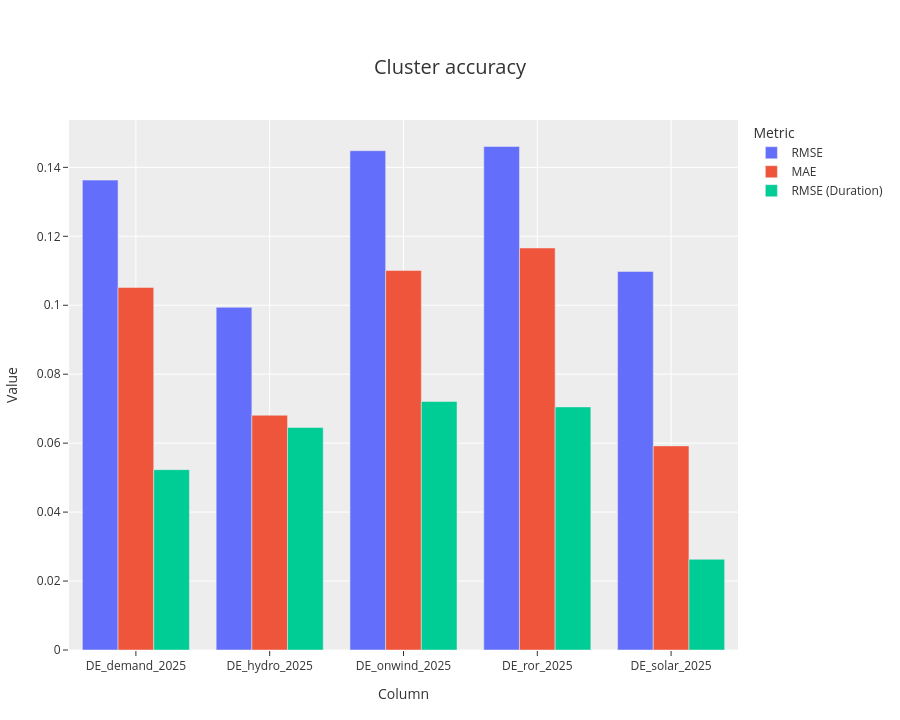

Notebook code cell kept with this figure:
### Markdown cell above
## Cluster Accuracy
This chart shows accuracy metrics for the reduced/reconstructed data against the original full-resolution data.

### Code cell
fig = aggregation_result.plot.accuracy(title="")
fig = style_tsam_figure(fig, title="Cluster accuracy")
fig.show(config={"responsive": True})

### Figure 1 — Plotly figure (JSON) as saved in the notebook; plotly's stock layout.template omitted (floating-point values rounded to 4 significant figures)
{"data": [{"alignmentgroup": "True", "hovertemplate": "Metric=RMSE<br>Column=%{x}<br>Value=%{y}<extra></extra>", "legendgroup": "RMSE", "marker": {"color": "#636efa", "pattern": {"shape": ""}}, "name": "RMSE", "offsetgroup": "RMSE", "orientation": "v", "showlegend": true, "textposition": "auto", "type": "bar", "x": ["DE_demand_2025", "DE_hydro_2025", "DE_onwind_2025", "DE_ror_2025", "DE_solar_2025"], "xaxis": "x", "y": [0.1363, 0.09939, 0.1448, 0.146, 0.1098], "yaxis": "y"}, {"alignmentgroup": "True", "hovertemplate": "Metric=MAE<br>Column=%{x}<br>Value=%{y}<extra></extra>", "legendgroup": "MAE", "marker": {"color": "#EF553B", "pattern": {"shape": ""}}, "name": "MAE", "offsetgroup": "MAE", "orientation": "v", "showlegend": true, "textposition": "auto", "type": "bar", "x": ["DE_demand_2025", "DE_hydro_2025", "DE_onwind_2025", "DE_ror_2025", "DE_solar_2025"], "xaxis": "x", "y": [0.1052, 0.06809, 0.1101, 0.1166, 0.05921], "yaxis": "y"}, {"alignmentgroup": "True", "hovertemplate": "Metric=RMSE (Duration)<br>Column=%{x}<br>Value=%{y}<extra></extra>", "legendgroup": "RMSE (Duration)", "marker": {"color": "#00cc96", "pattern": {"shape": ""}}, "name": "RMSE (Duration)", "offsetgroup": "RMSE (Duration)", "orientation": "v", "showlegend": true, "textposition": "auto", "type": "bar", "x": ["DE_demand_2025", "DE_hydro_2025", "DE_onwind_2025", "DE_ror_2025", "DE_solar_2025"], "xaxis": "x", "y": [0.05232, 0.06452, 0.07208, 0.07051, 0.02631], "yaxis": "y"}], "layout": {"autosize": true, "barmode": "group", "height": 720, "legend": {"title": {"text": "Metric"}, "tracegroupgap": 0, "x": 1.02, "xanchor": "left", "y": 1, "yanchor": "top"}, "margin": {"b": 70, "l": 40, "r": 30, "t": 120}, "title": {"font": {"size": 20}, "text": "Cluster accuracy", "x": 0.5, "xanchor": "center", "yanchor": "top"}, "xaxis": {"anchor": "y", "domain": [0, 1], "title": {"text": "Column"}}, "yaxis": {"anchor": "x", "domain": [0, 1], "title": {"text": "Value"}}}}
